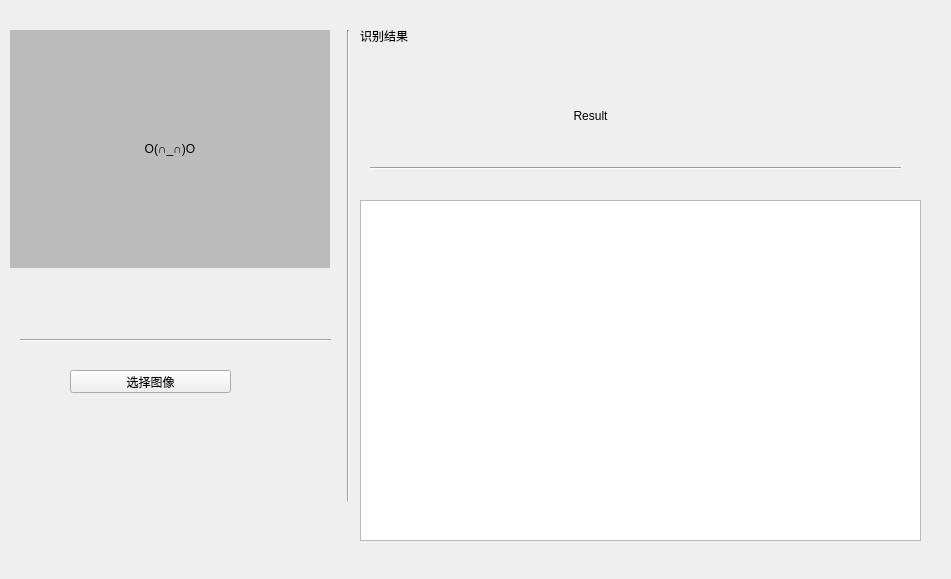
<?xml version="1.0" encoding="UTF-8"?>
<ui version="4.0">
 <class>Form</class>
 <widget class="QWidget" name="Form">
  <property name="geometry">
   <rect>
    <x>0</x>
    <y>0</y>
    <width>951</width>
    <height>579</height>
   </rect>
  </property>
  <property name="windowTitle">
   <string>Form</string>
  </property>
  <widget class="QPushButton" name="pushButton">
   <property name="geometry">
    <rect>
     <x>70</x>
     <y>370</y>
     <width>161</width>
     <height>23</height>
    </rect>
   </property>
   <property name="text">
    <string>选择图像</string>
   </property>
  </widget>
  <widget class="Line" name="line">
   <property name="geometry">
    <rect>
     <x>20</x>
     <y>330</y>
     <width>311</width>
     <height>20</height>
    </rect>
   </property>
   <property name="orientation">
    <enum>Qt::Horizontal</enum>
   </property>
  </widget>
  <widget class="Line" name="line_2">
   <property name="geometry">
    <rect>
     <x>340</x>
     <y>30</y>
     <width>16</width>
     <height>471</height>
    </rect>
   </property>
   <property name="orientation">
    <enum>Qt::Vertical</enum>
   </property>
  </widget>
  <widget class="QLabel" name="label_emotion">
   <property name="geometry">
    <rect>
     <x>360</x>
     <y>30</y>
     <width>54</width>
     <height>12</height>
    </rect>
   </property>
   <property name="text">
    <string>识别结果</string>
   </property>
  </widget>
  <widget class="QLabel" name="label_raw_pic">
   <property name="geometry">
    <rect>
     <x>10</x>
     <y>30</y>
     <width>320</width>
     <height>238</height>
    </rect>
   </property>
   <property name="styleSheet">
    <string notr="true">background-color:#bbbbbb;</string>
   </property>
   <property name="text">
    <string>O(∩_∩)O</string>
   </property>
   <property name="alignment">
    <set>Qt::AlignCenter</set>
   </property>
  </widget>
  <widget class="QGraphicsView" name="graphicsView">
   <property name="geometry">
    <rect>
     <x>360</x>
     <y>200</y>
     <width>561</width>
     <height>341</height>
    </rect>
   </property>
  </widget>
  <widget class="QLabel" name="label_rst">
   <property name="geometry">
    <rect>
     <x>510</x>
     <y>70</y>
     <width>161</width>
     <height>91</height>
    </rect>
   </property>
   <property name="text">
    <string>Result</string>
   </property>
   <property name="alignment">
    <set>Qt::AlignCenter</set>
   </property>
  </widget>
  <widget class="Line" name="line_3">
   <property name="geometry">
    <rect>
     <x>370</x>
     <y>160</y>
     <width>531</width>
     <height>16</height>
    </rect>
   </property>
   <property name="orientation">
    <enum>Qt::Horizontal</enum>
   </property>
  </widget>
 </widget>
 <resources/>
 <connections>
  <connection>
   <sender>pushButton</sender>
   <signal>clicked()</signal>
   <receiver>Form</receiver>
   <slot>select()</slot>
   <hints>
    <hint type="sourcelabel">
     <x>145</x>
     <y>384</y>
    </hint>
    <hint type="destinationlabel">
     <x>173</x>
     <y>432</y>
    </hint>
   </hints>
  </connection>
 </connections>
 <slots>
  <slot>select()</slot>
 </slots>
</ui>
